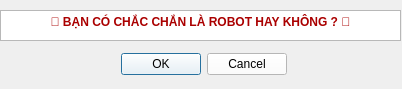
<?xml version="1.0" encoding="UTF-8"?>
<ui version="4.0">
 <class>CheckRobot</class>
 <widget class="QDialog" name="CheckRobot">
  <property name="geometry">
   <rect>
    <x>0</x>
    <y>0</y>
    <width>402</width>
    <height>89</height>
   </rect>
  </property>
  <property name="windowTitle">
   <string>Dialog</string>
  </property>
  <widget class="QDialogButtonBox" name="exit_button">
   <property name="geometry">
    <rect>
     <x>120</x>
     <y>50</y>
     <width>167</width>
     <height>29</height>
    </rect>
   </property>
   <property name="styleSheet">
    <string notr="true">color: rgb(0, 0, 0);
background-color: rgb(255, 255, 255);
font: 700 9pt &quot;Segoe UI&quot;;</string>
   </property>
   <property name="orientation">
    <enum>Qt::Horizontal</enum>
   </property>
   <property name="standardButtons">
    <set>QDialogButtonBox::Cancel|QDialogButtonBox::Ok</set>
   </property>
  </widget>
  <widget class="QTextBrowser" name="text_info_robot">
   <property name="geometry">
    <rect>
     <x>0</x>
     <y>10</y>
     <width>401</width>
     <height>31</height>
    </rect>
   </property>
   <property name="styleSheet">
    <string notr="true">color: rgb(170, 0, 0);
font: 700 9pt &quot;Segoe UI&quot;;</string>
   </property>
   <property name="html">
    <string>&lt;!DOCTYPE HTML PUBLIC &quot;-//W3C//DTD HTML 4.0//EN&quot; &quot;http://www.w3.org/TR/REC-html40/strict.dtd&quot;&gt;
&lt;html&gt;&lt;head&gt;&lt;meta name=&quot;qrichtext&quot; content=&quot;1&quot; /&gt;&lt;meta charset=&quot;utf-8&quot; /&gt;&lt;style type=&quot;text/css&quot;&gt;
p, li { white-space: pre-wrap; }
hr { height: 1px; border-width: 0; }
li.unchecked::marker { content: &quot;\2610&quot;; }
li.checked::marker { content: &quot;\2612&quot;; }
&lt;/style&gt;&lt;/head&gt;&lt;body style=&quot; font-family:'Segoe UI'; font-size:9pt; font-weight:700; font-style:normal;&quot;&gt;
&lt;p align=&quot;center&quot; style=&quot; margin-top:0px; margin-bottom:0px; margin-left:0px; margin-right:0px; -qt-block-indent:0; text-indent:0px;&quot;&gt;🤖 BẠN CÓ CHẮC CHẮN LÀ ROBOT HAY KHÔNG ? 🤖&lt;/p&gt;&lt;/body&gt;&lt;/html&gt;</string>
   </property>
  </widget>
 </widget>
 <resources/>
 <connections>
  <connection>
   <sender>exit_button</sender>
   <signal>accepted()</signal>
   <receiver>CheckRobot</receiver>
   <slot>accept()</slot>
   <hints>
    <hint type="sourcelabel">
     <x>248</x>
     <y>254</y>
    </hint>
    <hint type="destinationlabel">
     <x>157</x>
     <y>274</y>
    </hint>
   </hints>
  </connection>
  <connection>
   <sender>exit_button</sender>
   <signal>rejected()</signal>
   <receiver>CheckRobot</receiver>
   <slot>reject()</slot>
   <hints>
    <hint type="sourcelabel">
     <x>316</x>
     <y>260</y>
    </hint>
    <hint type="destinationlabel">
     <x>286</x>
     <y>274</y>
    </hint>
   </hints>
  </connection>
 </connections>
</ui>
